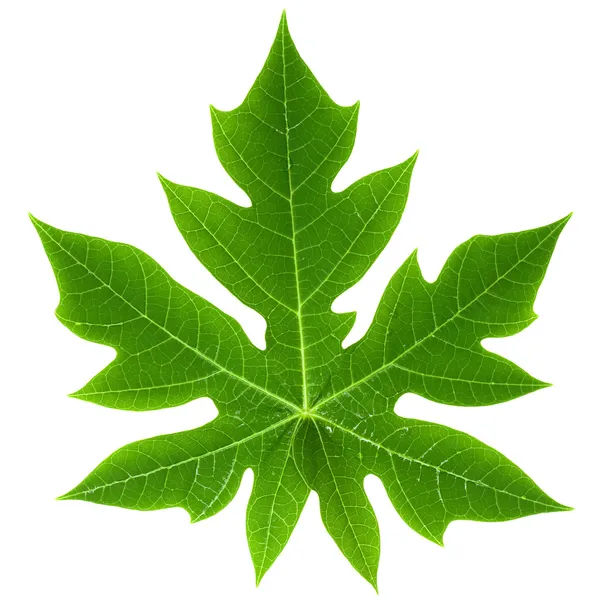
#> input picture PENGOLAHAN CITRA DIGITAL/Tugas/3. Segmentasi/daun-pepaya.jpg, 600 x 600 px
$ jupyter execute deteksi-tepi.ipynb   (older library calls are emulated)
#> lines starting #> are read from the running program, lines starting #| are printed output that depends on the picture
[cell 1]
import cv2
import matplotlib.pyplot as plt
import numpy as np
from scipy import ndimage

[cell 2]
img = cv2.imread('daun-pepaya.jpg')
#> img is the input picture: shape (600, 600, 3); mean B, G, R 159.9, 212.7, 186.5
plt.title('Original image')
plt.imshow(img)

[cell 3]
# Convert to graycsale
img_gray = cv2.cvtColor(img, cv2.COLOR_BGR2GRAY)
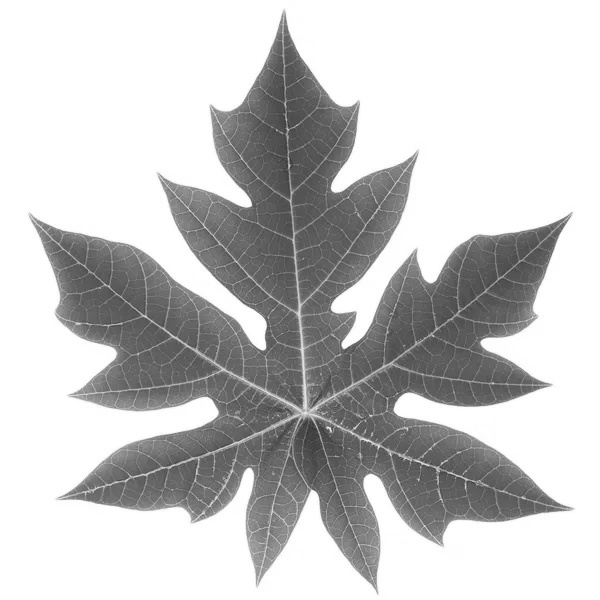
#> img_gray: shape (600, 600); min 49, max 255, mean 198.9
# Blur the image for better edge detection
img_blur = cv2.GaussianBlur(img_gray, (3,3), 0)

[cell 4]
# Sobel Edge Detection
sobelx = cv2.Sobel(src=img_blur, ddepth=cv2.CV_64F, dx=1, dy=0, ksize=5)
sobely = cv2.Sobel(src=img_blur, ddepth=cv2.CV_64F, dx=0, dy=1, ksize=5)
sobelxy = cv2.Sobel(src=img_blur, ddepth=cv2.CV_64F, dx=1, dy=1, ksize=5)
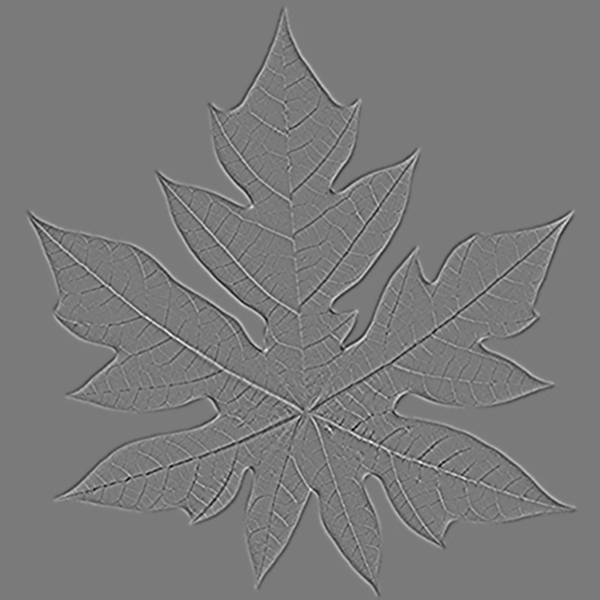
#> sobelxy: shape (600, 600) float64; min -1017, max 1093, mean 0; drawn with min black and max white

[cell 5]
# Display Sobel Edge Detection Images
plt.figure(figsize=(20,10))
plt.subplot(1,4,1)
plt.title('Sobel X'), plt.imshow(sobelx, cmap='gray')
plt.subplot(1,4,2)
plt.title('Sobel Y'), plt.imshow(sobely, cmap='gray')
plt.subplot(1,4,3)
plt.title('Sobel XY'), plt.imshow(sobelxy, cmap='gray')

[cell 6]
#prewitt
kernelx = np.array([[1,1,1],[0,0,0],[-1,-1,-1]])
kernely = np.array([[-1,0,1],[-1,0,1],[-1,0,1]])
img_prewittx = cv2.filter2D(img_blur, -1, kernelx)
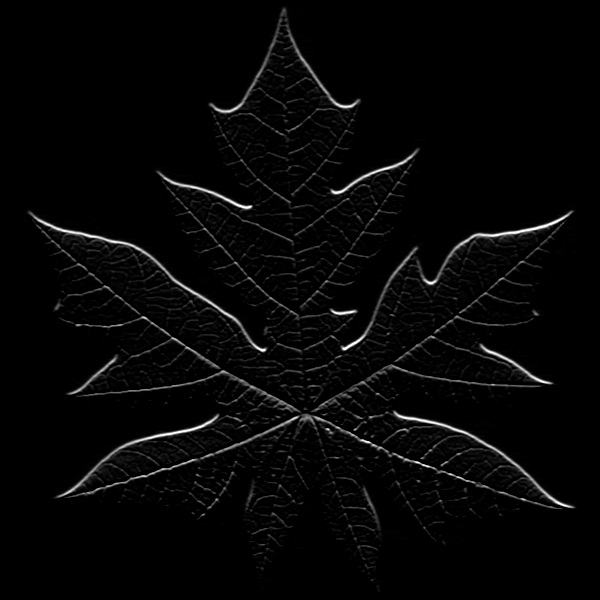
#> img_prewittx: shape (600, 600); min 0, max 255, mean 6.3
img_prewitty = cv2.filter2D(img_blur, -1, kernely)
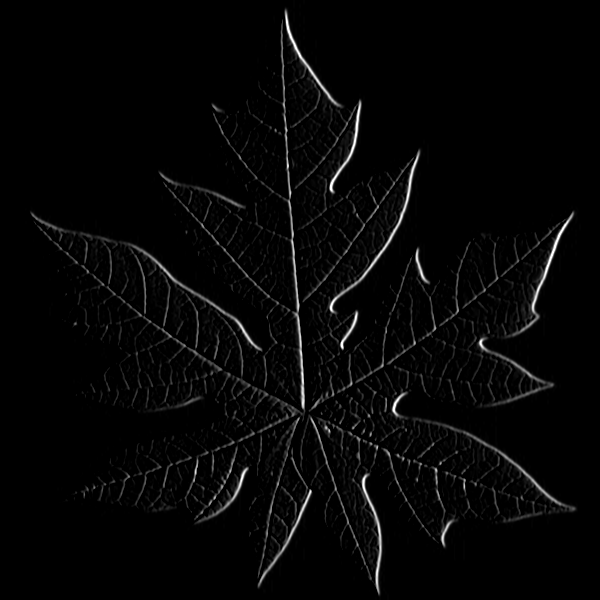
#> img_prewitty: shape (600, 600); min 0, max 255, mean 6.1

[cell 7]
# Display Prewitt Edge Detection Images
plt.figure(figsize=(20,10))
plt.subplot(1,4,1)
plt.title('Prewitt X'), plt.imshow(img_prewittx, cmap='gray')
plt.subplot(1,4,2)
plt.title('Prewitt Y'), plt.imshow(img_prewitty, cmap='gray')
plt.subplot(1,4,3)
plt.title('Prewitt XY'), plt.imshow(img_prewittx+img_prewitty, cmap='gray')
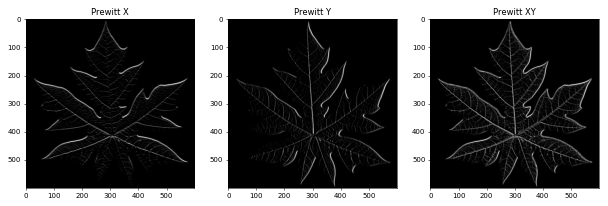
#> figure drawn by matplotlib, 3 panels

[cell 8]
laplacian = cv2.Laplacian(img,cv2.CV_64F)
# Display Laplacian Edge Detection Images
plt.figure(figsize=(20,10))
plt.subplot(1,4,1)
plt.title('Laplacian'), plt.imshow(laplacian, cmap='gray')
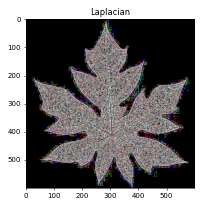
#> figure drawn by matplotlib, 1 panel; B, G, R data is drawn as R, G, B

[cell 9]
roberts_cross_v = np.array( [[1, 0 ], [0,-1 ]] )

roberts_cross_h = np.array( [[ 0, 1 ], [ -1, 0 ]] )

[cell 10]
img = cv2.imread('daun-pepaya.jpg',0).astype('float64')
#> img: shape (600, 600) float64; min 49, max 255, mean 198.9
img /= 255.0
vertical = ndimage.convolve( img, roberts_cross_v )
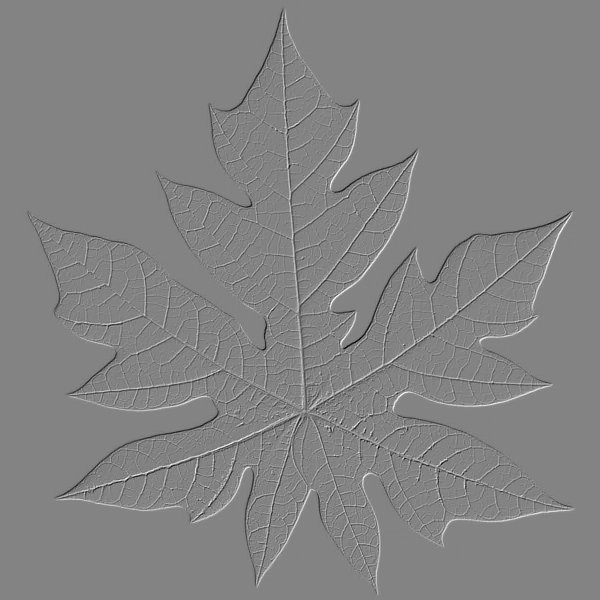
#> vertical: shape (600, 600) float64; min -0.612, max 0.576, mean 2.18e-08; drawn with min black and max white
horizontal = ndimage.convolve( img, roberts_cross_h )
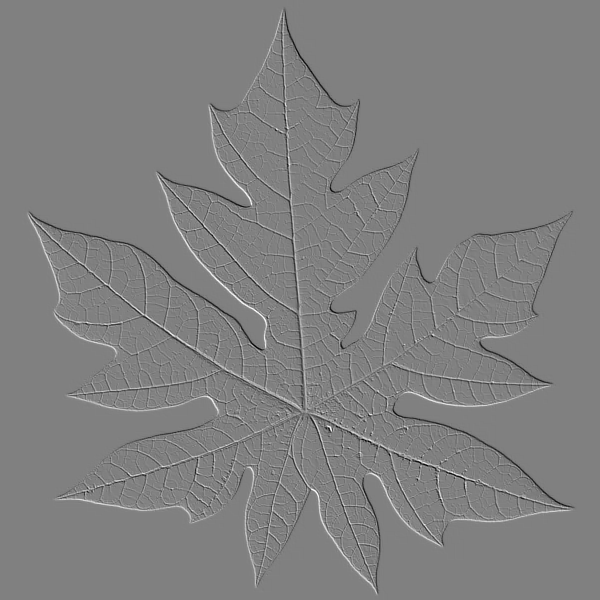
#> horizontal: shape (600, 600) float64; min -0.573, max 0.565, mean 2.18e-08; drawn with min black and max white

[cell 11]
edged_img = np.sqrt( np.square(horizontal) + np.square(vertical))
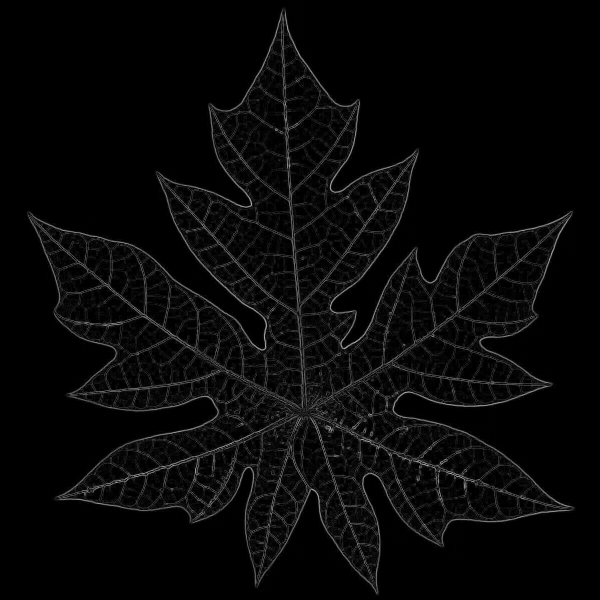
#> edged_img: shape (600, 600) float64; min 0, max 0.691, mean 0.033
edged_img*=255
# display roberts Edge Detection Images
plt.figure(figsize=(20,10))
plt.subplot(1,4,1)
plt.title('Roberts X'), plt.imshow(horizontal, cmap='gray')
plt.subplot(1,4,2)
plt.title('Roberts Y'), plt.imshow(vertical, cmap='gray')
plt.subplot(1,4,3)
plt.title('Roberts XY'), plt.imshow(edged_img, cmap='gray')

[cell 12]
plt.figure(figsize=(20,10))
plt.subplot(1,4,1)
plt.title('Sobel XY'), plt.imshow(sobelxy, cmap='gray')
plt.subplot(1,4,2)
plt.title('Prewitt XY'), plt.imshow(img_prewittx+img_prewitty, cmap='gray')
plt.subplot(1,4,3)
plt.title('Laplacian'), plt.imshow(laplacian, cmap='gray')
plt.subplot(1,4,4)
plt.title('Roberts XY'), plt.imshow(edged_img, cmap='gray')
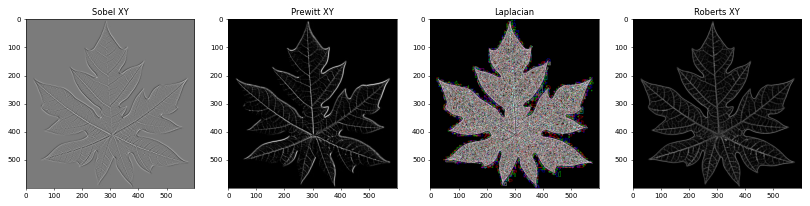
#> figure drawn by matplotlib, 4 panels; B, G, R data is drawn as R, G, B
